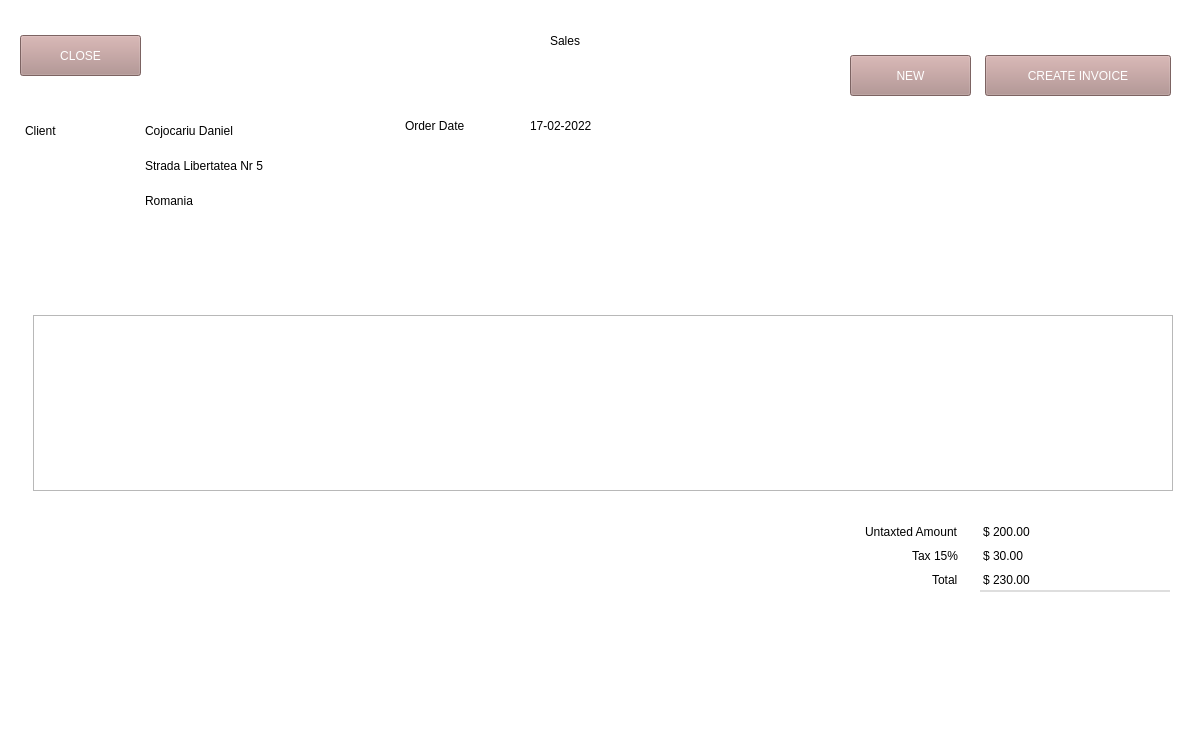
<?xml version="1.0" encoding="UTF-8"?>
<ui version="4.0">
 <class>Form</class>
 <widget class="QWidget" name="Form">
  <property name="geometry">
   <rect>
    <x>0</x>
    <y>0</y>
    <width>1197</width>
    <height>745</height>
   </rect>
  </property>
  <property name="sizePolicy">
   <sizepolicy hsizetype="Expanding" vsizetype="Expanding">
    <horstretch>0</horstretch>
    <verstretch>0</verstretch>
   </sizepolicy>
  </property>
  <property name="windowTitle">
   <string>Form</string>
  </property>
  <widget class="QPushButton" name="close_btn">
   <property name="geometry">
    <rect>
     <x>20</x>
     <y>35</y>
     <width>121</width>
     <height>41</height>
    </rect>
   </property>
   <property name="sizePolicy">
    <sizepolicy hsizetype="Expanding" vsizetype="Expanding">
     <horstretch>0</horstretch>
     <verstretch>0</verstretch>
    </sizepolicy>
   </property>
   <property name="styleSheet">
    <string notr="true">background-color: rgb(174, 139, 137);
color: rgb(255, 255, 255);
font: 75 14pt &quot;MS Shell Dlg 2&quot;;</string>
   </property>
   <property name="text">
    <string>CLOSE</string>
   </property>
  </widget>
  <widget class="QLabel" name="lb_title">
   <property name="geometry">
    <rect>
     <x>550</x>
     <y>25</y>
     <width>46</width>
     <height>31</height>
    </rect>
   </property>
   <property name="styleSheet">
    <string notr="true">font: 63 14pt &quot;Lucida Bright&quot;;</string>
   </property>
   <property name="text">
    <string>Sales</string>
   </property>
  </widget>
  <widget class="QLabel" name="antet_color">
   <property name="geometry">
    <rect>
     <x>-15</x>
     <y>-5</y>
     <width>1226</width>
     <height>781</height>
    </rect>
   </property>
   <property name="sizePolicy">
    <sizepolicy hsizetype="Expanding" vsizetype="Expanding">
     <horstretch>0</horstretch>
     <verstretch>0</verstretch>
    </sizepolicy>
   </property>
   <property name="styleSheet">
    <string notr="true">background-color: rgb(255, 255, 255);</string>
   </property>
   <property name="text">
    <string/>
   </property>
  </widget>
  <widget class="QFrame" name="product_layout">
   <property name="geometry">
    <rect>
     <x>33</x>
     <y>315</y>
     <width>1140</width>
     <height>176</height>
    </rect>
   </property>
   <property name="frameShape">
    <enum>QFrame::StyledPanel</enum>
   </property>
   <property name="frameShadow">
    <enum>QFrame::Raised</enum>
   </property>
  </widget>
  <widget class="QPushButton" name="create_invoice">
   <property name="geometry">
    <rect>
     <x>985</x>
     <y>55</y>
     <width>186</width>
     <height>41</height>
    </rect>
   </property>
   <property name="sizePolicy">
    <sizepolicy hsizetype="Expanding" vsizetype="Expanding">
     <horstretch>0</horstretch>
     <verstretch>0</verstretch>
    </sizepolicy>
   </property>
   <property name="styleSheet">
    <string notr="true">background-color: rgb(174, 139, 137);
color: rgb(255, 255, 255);
font: 75 14pt &quot;MS Shell Dlg 2&quot;;</string>
   </property>
   <property name="text">
    <string>CREATE INVOICE</string>
   </property>
  </widget>
  <widget class="QPushButton" name="new_sales">
   <property name="geometry">
    <rect>
     <x>850</x>
     <y>55</y>
     <width>121</width>
     <height>41</height>
    </rect>
   </property>
   <property name="sizePolicy">
    <sizepolicy hsizetype="Expanding" vsizetype="Expanding">
     <horstretch>0</horstretch>
     <verstretch>0</verstretch>
    </sizepolicy>
   </property>
   <property name="styleSheet">
    <string notr="true">background-color: rgb(174, 139, 137);
color: rgb(255, 255, 255);
font: 75 14pt &quot;MS Shell Dlg 2&quot;;</string>
   </property>
   <property name="text">
    <string>NEW</string>
   </property>
  </widget>
  <widget class="QLabel" name="lb_client">
   <property name="geometry">
    <rect>
     <x>25</x>
     <y>105</y>
     <width>101</width>
     <height>51</height>
    </rect>
   </property>
   <property name="styleSheet">
    <string notr="true">font: 16pt &quot;MS Shell Dlg 2&quot;;</string>
   </property>
   <property name="text">
    <string>Client</string>
   </property>
  </widget>
  <widget class="QLabel" name="client_name">
   <property name="geometry">
    <rect>
     <x>145</x>
     <y>105</y>
     <width>166</width>
     <height>51</height>
    </rect>
   </property>
   <property name="styleSheet">
    <string notr="true">font: 16pt &quot;MS Shell Dlg 2&quot;;</string>
   </property>
   <property name="text">
    <string>Cojocariu Daniel</string>
   </property>
  </widget>
  <widget class="QLabel" name="client_adress">
   <property name="geometry">
    <rect>
     <x>145</x>
     <y>140</y>
     <width>231</width>
     <height>51</height>
    </rect>
   </property>
   <property name="styleSheet">
    <string notr="true">font: 16pt &quot;MS Shell Dlg 2&quot;;</string>
   </property>
   <property name="text">
    <string>Strada Libertatea Nr 5</string>
   </property>
  </widget>
  <widget class="QLabel" name="client_country">
   <property name="geometry">
    <rect>
     <x>145</x>
     <y>175</y>
     <width>101</width>
     <height>51</height>
    </rect>
   </property>
   <property name="styleSheet">
    <string notr="true">font: 16pt &quot;MS Shell Dlg 2&quot;;</string>
   </property>
   <property name="text">
    <string>Romania</string>
   </property>
  </widget>
  <widget class="QLabel" name="lb_order_date">
   <property name="geometry">
    <rect>
     <x>405</x>
     <y>100</y>
     <width>106</width>
     <height>51</height>
    </rect>
   </property>
   <property name="styleSheet">
    <string notr="true">font: 16pt &quot;MS Shell Dlg 2&quot;;</string>
   </property>
   <property name="text">
    <string>Order Date</string>
   </property>
  </widget>
  <widget class="QLabel" name="order_date_value">
   <property name="geometry">
    <rect>
     <x>530</x>
     <y>100</y>
     <width>126</width>
     <height>51</height>
    </rect>
   </property>
   <property name="styleSheet">
    <string notr="true">font: 16pt &quot;MS Shell Dlg 2&quot;;</string>
   </property>
   <property name="text">
    <string>17-02-2022</string>
   </property>
  </widget>
  <widget class="QWidget" name="formLayoutWidget">
   <property name="geometry">
    <rect>
     <x>865</x>
     <y>525</y>
     <width>325</width>
     <height>97</height>
    </rect>
   </property>
   <layout class="QFormLayout" name="formLayout">
    <property name="labelAlignment">
     <set>Qt::AlignRight|Qt::AlignTrailing|Qt::AlignVCenter</set>
    </property>
    <property name="formAlignment">
     <set>Qt::AlignRight|Qt::AlignTop|Qt::AlignTrailing</set>
    </property>
    <property name="horizontalSpacing">
     <number>25</number>
    </property>
    <property name="verticalSpacing">
     <number>10</number>
    </property>
    <item row="0" column="0">
     <widget class="QLabel" name="lb_untaxted_amount">
      <property name="styleSheet">
       <string notr="true">font: 16pt &quot;MS Shell Dlg 2&quot;;</string>
      </property>
      <property name="text">
       <string>Untaxted Amount</string>
      </property>
     </widget>
    </item>
    <item row="0" column="1">
     <widget class="QLabel" name="lb_amount_value">
      <property name="styleSheet">
       <string notr="true">font: 16pt &quot;MS Shell Dlg 2&quot;;</string>
      </property>
      <property name="text">
       <string>$ 200.00</string>
      </property>
     </widget>
    </item>
    <item row="1" column="0">
     <widget class="QLabel" name="lb_taxes">
      <property name="styleSheet">
       <string notr="true">font: 16pt &quot;MS Shell Dlg 2&quot;;</string>
      </property>
      <property name="text">
       <string>Tax 15%</string>
      </property>
     </widget>
    </item>
    <item row="1" column="1">
     <widget class="QLabel" name="taxes_value">
      <property name="styleSheet">
       <string notr="true">font: 16pt &quot;MS Shell Dlg 2&quot;;</string>
      </property>
      <property name="text">
       <string>$ 30.00</string>
      </property>
     </widget>
    </item>
    <item row="2" column="0">
     <widget class="QLabel" name="lb_total">
      <property name="styleSheet">
       <string notr="true">font: 16pt &quot;MS Shell Dlg 2&quot;;</string>
      </property>
      <property name="text">
       <string>Total</string>
      </property>
     </widget>
    </item>
    <item row="2" column="1">
     <widget class="QLabel" name="total_value">
      <property name="styleSheet">
       <string notr="true">font: 16pt &quot;MS Shell Dlg 2&quot;;</string>
      </property>
      <property name="text">
       <string>$ 230.00</string>
      </property>
     </widget>
    </item>
   </layout>
  </widget>
  <widget class="QLabel" name="label">
   <property name="geometry">
    <rect>
     <x>980</x>
     <y>590</y>
     <width>190</width>
     <height>2</height>
    </rect>
   </property>
   <property name="styleSheet">
    <string notr="true">background-color: rgb(222, 222, 222);</string>
   </property>
   <property name="text">
    <string/>
   </property>
  </widget>
  <zorder>antet_color</zorder>
  <zorder>close_btn</zorder>
  <zorder>lb_title</zorder>
  <zorder>product_layout</zorder>
  <zorder>create_invoice</zorder>
  <zorder>new_sales</zorder>
  <zorder>lb_client</zorder>
  <zorder>client_name</zorder>
  <zorder>client_adress</zorder>
  <zorder>client_country</zorder>
  <zorder>lb_order_date</zorder>
  <zorder>order_date_value</zorder>
  <zorder>formLayoutWidget</zorder>
  <zorder>label</zorder>
 </widget>
 <resources/>
 <connections/>
</ui>
